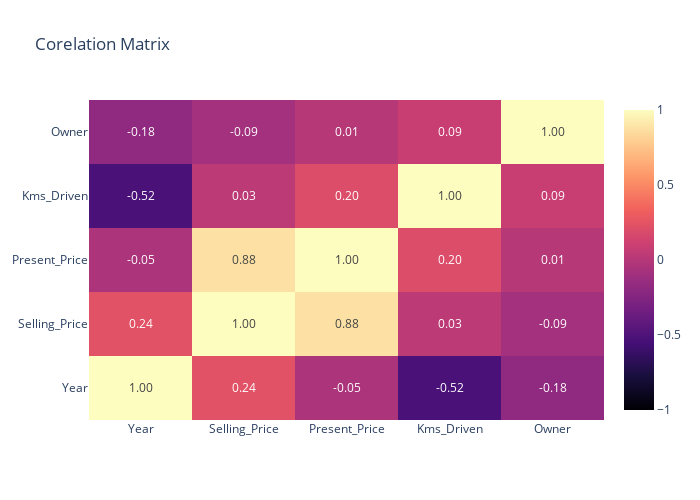

The notebook cell this image was saved under:
### Code cell
corr_matrix = df.select_dtypes(include='number').corr()
heatmap = go.Heatmap(
    z=corr_matrix.values, x=corr_matrix.columns, y=corr_matrix.index,
    colorscale='Magma', zmin=-1, zmax=1, text=corr_matrix.values,
    texttemplate="%{text:.2f}", hoverinfo="none"
)

fig = go.Figure(data=[heatmap], layout=go.Layout(
    title='Corelation Matrix', width=700, height=500))
fig.show()

### Figure 1 — Plotly figure (JSON) as saved in the notebook; plotly's stock layout.template omitted (floating-point values rounded to 4 significant figures)
{"data": [{"colorscale": [[0, "#000004"], [0.1111, "#180f3d"], [0.2222, "#440f76"], [0.3333, "#721f81"], [0.4444, "#9e2f7f"], [0.5556, "#cd4071"], [0.6667, "#f1605d"], [0.7778, "#fd9668"], [0.8889, "#feca8d"], [1, "#fcfdbf"]], "hoverinfo": "none", "text": [[1, 0.2361, -0.04758, -0.5243, -0.1821], [0.2361, 1, 0.879, 0.02919, -0.08834], [-0.04758, 0.879, 1, 0.2036, 0.008057], [-0.5243, 0.02919, 0.2036, 1, 0.08922], [-0.1821, -0.08834, 0.008057, 0.08922, 1]], "texttemplate": "%{text:.2f}", "type": "heatmap", "x": ["Year", "Selling_Price", "Present_Price", "Kms_Driven", "Owner"], "y": ["Year", "Selling_Price", "Present_Price", "Kms_Driven", "Owner"], "z": [[1, 0.2361, -0.04758, -0.5243, -0.1821], [0.2361, 1, 0.879, 0.02919, -0.08834], [-0.04758, 0.879, 1, 0.2036, 0.008057], [-0.5243, 0.02919, 0.2036, 1, 0.08922], [-0.1821, -0.08834, 0.008057, 0.08922, 1]], "zmax": 1, "zmin": -1}], "layout": {"height": 500, "title": {"text": "Corelation Matrix"}, "width": 700}}
